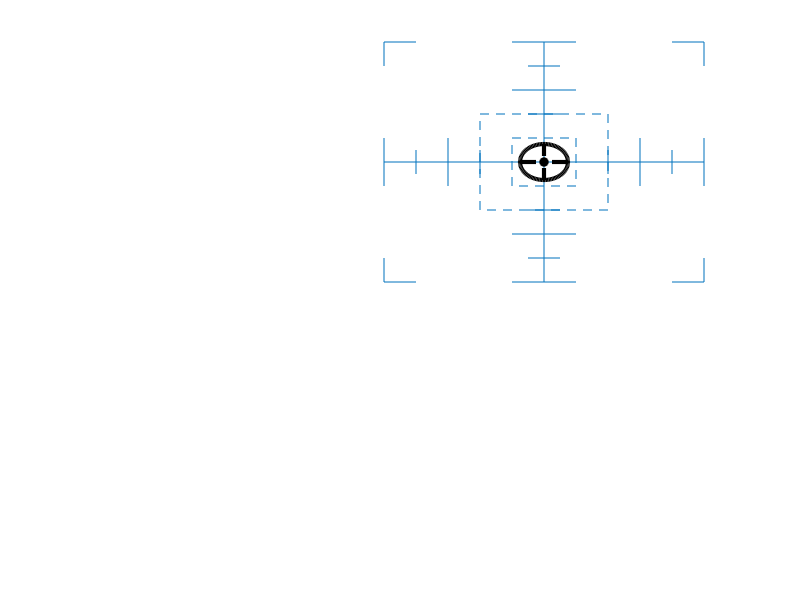

MATLAB code to generate this figure: (Note: this script raises an error after producing the figure.)
% function [h_cible,THETA_Force,joy]=Init_TRACK(f)
function Init_TRACK
global MATB_DATA

subplot('Position',[0.48,0.53,0.4,0.4]); 
% set(gca, 'DrawMode','fast'); % 'normal' is the default axes value

ColorBar=[0 0.4470 0.7410];
% Grande Transverse
plot(-10:10,zeros(21,1),'color',ColorBar); hold on
plot(zeros(21,1),-10:10,'color',ColorBar)
% Carre Centrale et Granc carre
% plot([-2 -2 2 2 -2],[-2 2 2 -2 -2],'--','color',[0 0.4470 0.7410])
plot([-1 -1 1 1 -1]*2,[-1 1 1 -1 -1]*2,'--','color',[0 0.4470 0.7410])
plot([-1 -1 1 1 -1]*4,[-1 1 1 -1 -1]*4,'--','color',[0 0.4470 0.7410])

% Petite Barre
plot([-2 2],[10 10],'color',ColorBar)
plot([-2 2],[6 6],'color',ColorBar)
plot([-2 2],[-6 -6],'color',ColorBar)
plot([-2 2],[-10 -10],'color',ColorBar)

plot([-1 1],[8 8],'color',ColorBar)
plot([-1 1],[4 4],'color',ColorBar)
plot([-1 1],[-4 -4],'color',ColorBar)
plot([-1 1],[-8 -8],'color',ColorBar)

plot([10 10],[-2 2],'color',ColorBar)
plot([6 6],[-2 2],'color',ColorBar)
plot([-6 -6],[-2 2],'color',ColorBar)
plot([-10 -10],[-2 2],'color',ColorBar)

plot([8 8],[-1 1],'color',ColorBar)
plot([4 4],[-1 1],'color',ColorBar)
plot([-4 -4],[-1 1],'color',ColorBar)
plot([-8 -8],[-1 1],'color',ColorBar)

plot([-10 -10 -8],[8 10 10],'color',ColorBar)
plot([-10 -10 -8],[-8 -10 -10],'color',ColorBar)
plot([10 10 8],[8 10 10],'color',ColorBar)
plot([10 10 8],[-8 -10 -10],'color',ColorBar)

% set(gcf,'position',[   866   284   728   677])
% grid on
axis off
set(gca,'XLimMode','Manual','YLimMode','Manual')

x=0; y=0;
r=1.5;
th = 0:pi/50:2*pi;
xunit = r * cos(th) + x;
yunit = r * sin(th) + y;
h_cr=plot(xunit, yunit,'k','linewidth',3);
h_cx=plot(x,y,'ok','linewidth',1,'markerfacecolor','k');
h_l1=plot([x x],[y+r y+r/3],'k','linewidth',3);
h_l2=plot([x x],[y-r y-r/3],'k','linewidth',3);
h_l3=plot([x+r x+r/3],[y y],'k','linewidth',3);
h_l4=plot([x-r x-r/3],[y y],'k','linewidth',3);
h_cible=[h_cr,h_cx,h_l1,h_l2,h_l3,h_l4];


% Create joystick variable
ID = 1;
try
    joy=vrjoystick(ID);
catch
    warning('Problem Loading Joystick, be sure 1) its connected and ... 2) that you have the Simulink 3D Animation Toolbox');
    joy=[];
end

if MATB_DATA.Param.Retro
    set( get(gca,'children'), 'linewidth', 5)
    title('TRACKING','fontsize',30,'color',ColorBar,'FontSmoothing','off');
else
    title('TRACKING','fontsize',21,'color',ColorBar);
end

MATB_DATA.TRACK.JoystickID=joy;
MATB_DATA.TRACK.ThetaForce=0;
MATB_DATA.TRACK.handleCible=h_cible;







